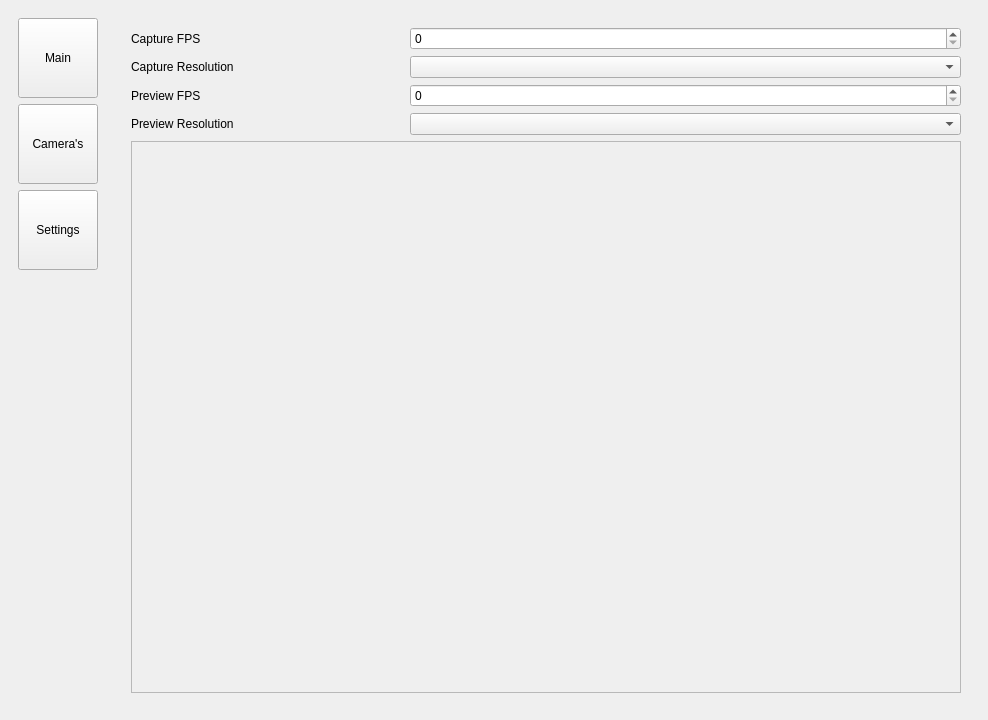
<?xml version="1.0" encoding="UTF-8"?>
<ui version="4.0">
 <class>MainWindow</class>
 <widget class="QMainWindow" name="MainWindow">
  <property name="enabled">
   <bool>true</bool>
  </property>
  <property name="geometry">
   <rect>
    <x>0</x>
    <y>0</y>
    <width>988</width>
    <height>720</height>
   </rect>
  </property>
  <property name="windowTitle">
   <string>MainWindow</string>
  </property>
  <widget class="QWidget" name="centralwidget">
   <property name="maximumSize">
    <size>
     <width>16777215</width>
     <height>16777215</height>
    </size>
   </property>
   <layout class="QGridLayout" name="gridLayout">
    <item row="1" column="3">
     <widget class="QFrame" name="frame_pages">
      <property name="frameShape">
       <enum>QFrame::NoFrame</enum>
      </property>
      <layout class="QGridLayout" name="gridLayout_2">
       <item row="0" column="1">
        <widget class="QStackedWidget" name="stackedWidget">
         <property name="currentIndex">
          <number>1</number>
         </property>
         <widget class="QWidget" name="page_main">
          <layout class="QVBoxLayout" name="verticalLayout_3">
           <item>
            <spacer name="verticalSpacer_2">
             <property name="sizeHint" stdset="0">
              <size>
               <width>20</width>
               <height>40</height>
              </size>
             </property>
            </spacer>
           </item>
           <item>
            <widget class="QPushButton" name="pushButton">
             <property name="sizePolicy">
              <sizepolicy hsizetype="MinimumExpanding" vsizetype="MinimumExpanding">
               <horstretch>0</horstretch>
               <verstretch>0</verstretch>
              </sizepolicy>
             </property>
             <property name="minimumSize">
              <size>
               <width>0</width>
               <height>0</height>
              </size>
             </property>
             <property name="maximumSize">
              <size>
               <width>16777215</width>
               <height>16777215</height>
              </size>
             </property>
             <property name="sizeIncrement">
              <size>
               <width>0</width>
               <height>0</height>
              </size>
             </property>
             <property name="baseSize">
              <size>
               <width>100</width>
               <height>50</height>
              </size>
             </property>
             <property name="text">
              <string>start calibration</string>
             </property>
            </widget>
           </item>
           <item>
            <spacer name="verticalSpacer_4">
             <property name="sizeHint" stdset="0">
              <size>
               <width>20</width>
               <height>40</height>
              </size>
             </property>
            </spacer>
           </item>
          </layout>
         </widget>
         <widget class="QWidget" name="page_cameras">
          <layout class="QGridLayout" name="gridLayout_3">
           <item row="3" column="0">
            <widget class="QLabel" name="lab_">
             <property name="text">
              <string>Preview Resolution</string>
             </property>
            </widget>
           </item>
           <item row="1" column="1" colspan="2">
            <widget class="QComboBox" name="combo_cap_res"/>
           </item>
           <item row="0" column="1" colspan="2">
            <widget class="QSpinBox" name="spin_cap_fps"/>
           </item>
           <item row="2" column="0">
            <widget class="QLabel" name="lab_pre_fps">
             <property name="text">
              <string>Preview FPS</string>
             </property>
            </widget>
           </item>
           <item row="0" column="0">
            <widget class="QLabel" name="lab_cap_fps">
             <property name="text">
              <string>Capture FPS</string>
             </property>
            </widget>
           </item>
           <item row="2" column="1" colspan="2">
            <widget class="QSpinBox" name="spin_pre_fps"/>
           </item>
           <item row="1" column="0">
            <widget class="QLabel" name="lab_cap_res">
             <property name="text">
              <string>Capture Resolution</string>
             </property>
            </widget>
           </item>
           <item row="3" column="1" colspan="2">
            <widget class="QComboBox" name="combo_res_fps"/>
           </item>
           <item row="5" column="0" colspan="3">
            <widget class="QFrame" name="frame_cam">
             <property name="frameShape">
              <enum>QFrame::StyledPanel</enum>
             </property>
             <property name="frameShadow">
              <enum>QFrame::Raised</enum>
             </property>
             <layout class="QGridLayout" name="gridLayout_6"/>
            </widget>
           </item>
          </layout>
         </widget>
         <widget class="QWidget" name="page_settings">
          <layout class="QGridLayout" name="gridLayout_5">
           <item row="1" column="1">
            <widget class="QComboBox" name="combo_set_res"/>
           </item>
           <item row="1" column="0">
            <widget class="QLabel" name="label_set_res">
             <property name="text">
              <string>Resolution</string>
             </property>
            </widget>
           </item>
          </layout>
         </widget>
        </widget>
       </item>
      </layout>
     </widget>
    </item>
    <item row="1" column="0">
     <widget class="QFrame" name="frame_menu">
      <property name="maximumSize">
       <size>
        <width>100</width>
        <height>160000</height>
       </size>
      </property>
      <property name="frameShape">
       <enum>QFrame::NoFrame</enum>
      </property>
      <layout class="QVBoxLayout" name="verticalLayout">
       <item>
        <widget class="QPushButton" name="btn_main">
         <property name="enabled">
          <bool>true</bool>
         </property>
         <property name="minimumSize">
          <size>
           <width>80</width>
           <height>80</height>
          </size>
         </property>
         <property name="maximumSize">
          <size>
           <width>80</width>
           <height>80</height>
          </size>
         </property>
         <property name="text">
          <string>Main</string>
         </property>
        </widget>
       </item>
       <item>
        <widget class="QPushButton" name="btn_cameras">
         <property name="minimumSize">
          <size>
           <width>80</width>
           <height>80</height>
          </size>
         </property>
         <property name="maximumSize">
          <size>
           <width>80</width>
           <height>80</height>
          </size>
         </property>
         <property name="text">
          <string>Camera's</string>
         </property>
        </widget>
       </item>
       <item>
        <widget class="QPushButton" name="btn_settings">
         <property name="minimumSize">
          <size>
           <width>80</width>
           <height>80</height>
          </size>
         </property>
         <property name="maximumSize">
          <size>
           <width>80</width>
           <height>80</height>
          </size>
         </property>
         <property name="text">
          <string>Settings</string>
         </property>
        </widget>
       </item>
       <item>
        <spacer name="verticalSpacer">
         <property name="sizeHint" stdset="0">
          <size>
           <width>20</width>
           <height>40</height>
          </size>
         </property>
        </spacer>
       </item>
      </layout>
     </widget>
    </item>
   </layout>
  </widget>
 </widget>
 <resources/>
 <connections/>
</ui>
